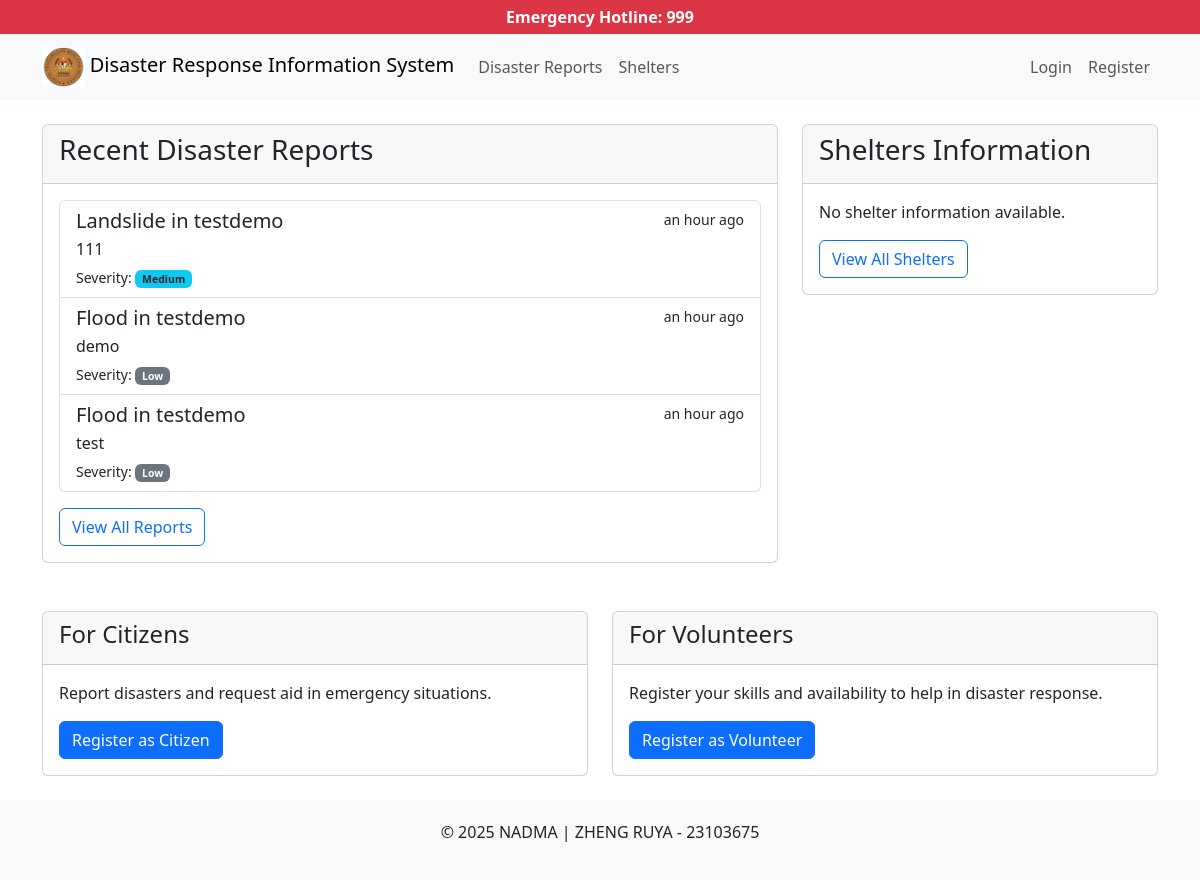
The page / on the database its author committed.
### DRIS/models.py (models this page shows)
class DisasterReport(models.Model):
    class DisasterType(models.TextChoices):
        FLOOD = 'FL', _('Flood')
        LANDSLIDE = 'LS', _('Landslide')
        HAZE = 'HZ', _('Haze')
        OTHER = 'OT', _('Other')
    class SeverityLevel(models.TextChoices):
        LOW = 'LW', _('Low')
        MEDIUM = 'MD', _('Medium')
        HIGH = 'HG', _('High')
        CRITICAL = 'CR', _('Critical')
    reporter = models.ForeignKey(CustomUser, on_delete=models.CASCADE)
    disaster_type = models.CharField(max_length=2, choices=DisasterType.choices)
    location = models.CharField(max_length=100)
    gps_coordinates = models.CharField(max_length=50)
    severity = models.CharField(max_length=2, choices=SeverityLevel.choices)
    description = models.TextField()
    timestamp = models.DateTimeField(auto_now_add=True)
    is_resolved = models.BooleanField(default=False)

### DRIS/views.py (the view)
# urls.py: 2. Add a URL to urlpatterns:  path('', views.home, name='home')
def home(request):
    recent_reports = DisasterReport.objects.filter(is_resolved=False).order_by('-timestamp')[:5]
    shelters = Shelter.objects.all()[:5]
    context = {
        'recent_reports': recent_reports,
        'shelters': shelters,
        'latest_disaster': DisasterReport.objects.last()
    }
    return render(request, 'DRIS/home.html', context)

### DRIS/templates/DRIS/home.html (shortened to what this page needs)
{% extends "DRIS/base.html" %}
{% load humanize %}
{% block content %}
<div class="row">
    <div class="col-md-8">
        <div class="card mb-4">
            <div class="card-header">
                <h3>Recent Disaster Reports</h3>
            </div>
            <div class="card-body">
                {% if recent_reports %}
                    <div class="list-group">
                        {% for report in recent_reports %}
                            <a href="{% url 'report_detail' report.id %}" class="list-group-item list-group-item-action">
                                <div class="d-flex w-100 justify-content-between">
                                    <h5 class="mb-1">{{ report.get_disaster_type_display }} in {{ report.location }}</h5>
                                    <small>{{ report.timestamp|naturaltime }}</small>
                                </div>
                                <p class="mb-1">{{ report.description|truncatechars:100 }}</p>
                                <small>
                                    Severity:
                                    <span class="badge
                                        {% if report.severity == 'CR' %}bg-danger
                                        {% elif report.severity == 'HG' %}bg-warning text-dark
                                        {% elif report.severity == 'MD' %}bg-info text-dark
                                        {% else %}bg-secondary{% endif %}">
                                        {{ report.get_severity_display }}
                                    </span>
                                </small>
                            </a>
                        {% endfor %}
                    </div>
                {% else %}
                    <p>No recent disaster reports.</p>
                {% endif %}
                <div class="mt-3">
                    <a href="{% url 'disaster_reports' %}" class="btn btn-outline-primary">View All Reports</a>
                </div>
            </div>
        </div>
    </div>
    <div class="col-md-4">
        <div class="card">
            <div class="card-header">
                <h3>Shelters Information</h3>
            </div>
            <div class="card-body">
                {% if shelters %}
                    <div class="list-group">
                        {% for shelter in shelters %}
                            <div class="list-group-item">
                                <h5 class="mb-1">{{ shelter.name }}</h5>
                                <p class="mb-1">{{ shelter.location }}</p>
                                <small>
                                    Capacity: {{ shelter.current_occupancy }}/{{ shelter.capacity }}
                                    <span class="badge
                                        {% if shelter.current_occupancy >= shelter.capacity %}bg-danger
                                        {% elif shelter.current_occupancy > shelter.capacity|add:"-10" %}bg-warning text-dark
                                        {% else %}bg-success{% endif %}">
                                        {% if shelter.current_occupancy >= shelter.capacity %}Full
                                        {% elif shelter.current_occupancy > shelter.capacity|add:"-10" %}Almost Full
                                        {% else %}Available{% endif %}
                                    </span>
                                </small>
                            </div>
                        {% endfor %}
                    </div>
                {% else %}
                    <p>No shelter information available.</p>
                {% endif %}
                <div class="mt-3">
                    <a href="{% url 'shelters' %}" class="btn btn-outline-primary">View All Shelters</a>
                </div>
            </div>
        </div>
    </div>
</div>
{% if not user.is_authenticated %}
<div class="row mt-4">
    <div class="col-md-6">
        <div class="card">
            <div class="card-header">
                <h4>For Citizens</h4>
            </div>
            <div class="card-body">
                <p>Report disasters and request aid in emergency situations.</p>
                <a href="{% url 'register' %}" class="btn btn-primary">Register as Citizen</a>
            </div>
        </div>
    </div>
    <div class="col-md-6">
        <div class="card">
            <div class="card-header">
                <h4>For Volunteers</h4>
            </div>
            <div class="card-body">
                <p>Register your skills and availability to help in disaster response.</p>
                <a href="{% url 'register_volunteer' %}" class="btn btn-primary">Register as Volunteer</a>
            </div>
        </div>
    </div>
</div>
{% endif %}
{% endblock %}

### rows shown on the page
DisasterReport: disaster_type "Landslide", location "testdemo", timestamp "an hour ago", description "111", severity "Medium"
DisasterReport: disaster_type "Flood", location "testdemo", timestamp "an hour ago", description "demo", severity "Low"
DisasterReport: disaster_type "Flood", location "testdemo", timestamp "an hour ago", description "test", severity "Low"
